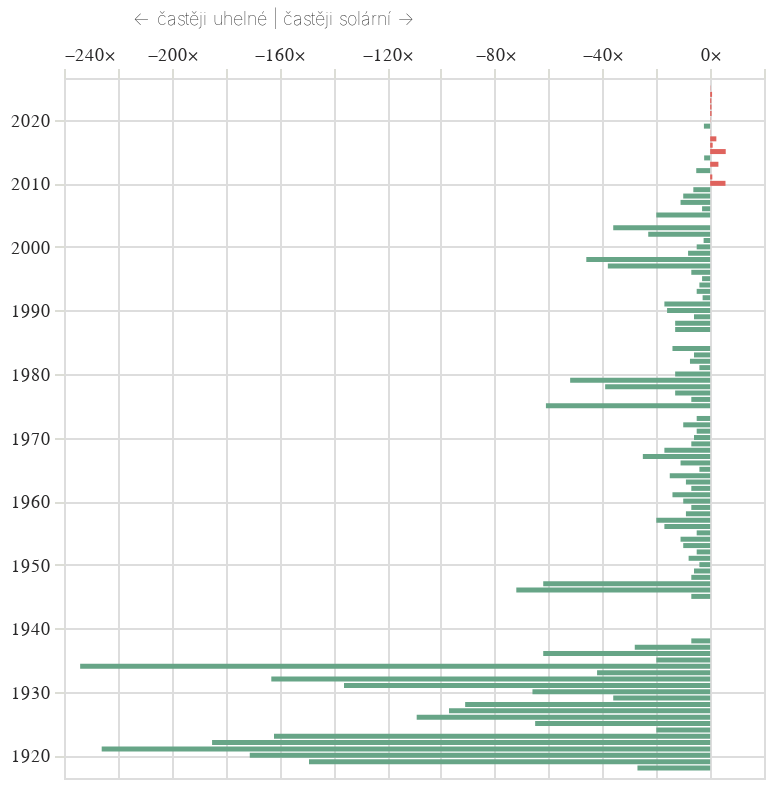

The notebook cell saved with this chart:
### Code cell
graf_vyvoje("(?i)uheln[éíý]","uhelné","(?i)solární","solární")

### Figure 1 — Vega-Lite specification as saved in the notebook (floating-point values rounded to 4 significant figures)
{"config": {"title": {"font": "Noticia Text", "fontSize": 11.5, "anchor": "start", "lineHeight": 19, "fontWeight": "bolder", "subtitleFont": "Noticia Text", "subtitleFontSize": 10, "subtitleLineHeight": 15, "subtitlePadding": 10, "dy": -10, "color": "#292829", "subtitleColor": "#292829"}, "axis": {"labelFont": "Asap", "titleFont": "Asap", "fontWeight": "lighter", "titleFontWeight": "lighter", "labelFontSize": 9, "titleFontSize": 9, "labelPadding": 2, "titlePadding": 9, "domainOpacity": 0, "tickColor": "#DCDDD6", "labelColor": "#292829"}, "legend": {"labelFont": "Asap", "labelFontWeight": "normal", "titleFont": "Asap", "titleFontWeight": "normal", "labelFontSize": 9, "titleFontSize": 9, "labelColor": "#292829"}}, "data": {"name": "data-c90e12a843490bd0c10766fcbecb8757"}, "mark": {"type": "bar", "height": 2.5}, "encoding": {"color": {"field": "vitez", "legend": null, "scale": {"range": ["#67a587", "#df635d"]}, "type": "nominal"}, "x": {"axis": {"labelExpr": "datum.label + '×'", "orient": "top", "titleAlign": "right"}, "field": "vysledek", "title": "← častěji uhelné | častěji solární →", "type": "quantitative"}, "y": {"field": "datum", "title": null, "type": "temporal"}}, "height": 350, "resolve": {"scale": {"y": "independent"}}, "width": 350, "$schema": "https://vega.github.io/schema/vega-lite/v5.8.0.json", "datasets": {"data-c90e12a843490bd0c10766fcbecb8757": [{"datum": "1918-01-01T00:00:00", "vyskytu": 26, "vyskytu_right": 1, "uplnost": 0, "vysledek": -27.0, "vitez": "uhelné"}, {"datum": "1919-01-01T00:00:00", "vyskytu": 148, "vyskytu_right": 1, "uplnost": 0, "vysledek": -149.0, "vitez": "uhelné"}, {"datum": "1920-01-01T00:00:00", "vyskytu": 170, "vyskytu_right": 1, "uplnost": 0, "vysledek": -171.0, "vitez": "uhelné"}, {"datum": "1921-01-01T00:00:00", "vyskytu": 225, "vyskytu_right": 1, "uplnost": 0, "vysledek": -226.0, "vitez": "uhelné"}, {"datum": "1922-01-01T00:00:00", "vyskytu": 184, "vyskytu_right": 1, "uplnost": 0, "vysledek": -185.0, "vitez": "uhelné"}, {"datum": "1923-01-01T00:00:00", "vyskytu": 161, "vyskytu_right": 1, "uplnost": 0, "vysledek": -162.0, "vitez": "uhelné"}, {"datum": "1924-01-01T00:00:00", "vyskytu": 19, "vyskytu_right": 1, "uplnost": 0, "vysledek": -20.0, "vitez": "uhelné"}, {"datum": "1925-01-01T00:00:00", "vyskytu": 64, "vyskytu_right": 1, "uplnost": 0, "vysledek": -65.0, "vitez": "uhelné"}, {"datum": "1926-01-01T00:00:00", "vyskytu": 108, "vyskytu_right": 1, "uplnost": 0, "vysledek": -109.0, "vitez": "uhelné"}, {"datum": "1927-01-01T00:00:00", "vyskytu": 96, "vyskytu_right": 1, "uplnost": 0, "vysledek": -97.0, "vitez": "uhelné"}, {"datum": "1928-01-01T00:00:00", "vyskytu": 90, "vyskytu_right": 1, "uplnost": 0, "vysledek": -91.0, "vitez": "uhelné"}, {"datum": "1929-01-01T00:00:00", "vyskytu": 35, "vyskytu_right": 1, "uplnost": 0, "vysledek": -36.0, "vitez": "uhelné"}, {"datum": "1930-01-01T00:00:00", "vyskytu": 65, "vyskytu_right": 1, "uplnost": 0, "vysledek": -66.0, "vitez": "uhelné"}, {"datum": "1931-01-01T00:00:00", "vyskytu": 135, "vyskytu_right": 1, "uplnost": 0, "vysledek": -136.0, "vitez": "uhelné"}, {"datum": "1932-01-01T00:00:00", "vyskytu": 162, "vyskytu_right": 1, "uplnost": 0, "vysledek": -163.0, "vitez": "uhelné"}, {"datum": "1933-01-01T00:00:00", "vyskytu": 41, "vyskytu_right": 1, "uplnost": 0, "vysledek": -42.0, "vitez": "uhelné"}, {"datum": "1934-01-01T00:00:00", "vyskytu": 233, "vyskytu_right": 1, "uplnost": 0, "vysledek": -234.0, "vitez": "uhelné"}, {"datum": "1935-01-01T00:00:00", "vyskytu": 19, "vyskytu_right": 1, "uplnost": 0, "vysledek": -20.0, "vitez": "uhelné"}, {"datum": "1936-01-01T00:00:00", "vyskytu": 61, "vyskytu_right": 1, "uplnost": 0, "vysledek": -62.0, "vitez": "uhelné"}, {"datum": "1937-01-01T00:00:00", "vyskytu": 27, "vyskytu_right": 1, "uplnost": 0, "vysledek": -28.0, "vitez": "uhelné"}, {"datum": "1938-01-01T00:00:00", "vyskytu": 6, "vyskytu_right": 1, "uplnost": 0, "vysledek": -7.0, "vitez": "uhelné"}, {"datum": "1945-01-01T00:00:00", "vyskytu": 6, "vyskytu_right": 1, "uplnost": 0, "vysledek": -7.0, "vitez": "uhelné"}, {"datum": "1946-01-01T00:00:00", "vyskytu": 71, "vyskytu_right": 1, "uplnost": 0, "vysledek": -72.0, "vitez": "uhelné"}, {"datum": "1947-01-01T00:00:00", "vyskytu": 61, "vyskytu_right": 1, "uplnost": 0, "vysledek": -62.0, "vitez": "uhelné"}, {"datum": "1948-01-01T00:00:00", "vyskytu": 6, "vyskytu_right": 1, "uplnost": 0, "vysledek": -7.0, "vitez": "uhelné"}, {"datum": "1949-01-01T00:00:00", "vyskytu": 5, "vyskytu_right": 1, "uplnost": 0, "vysledek": -6.0, "vitez": "uhelné"}, {"datum": "1950-01-01T00:00:00", "vyskytu": 3, "vyskytu_right": 1, "uplnost": 0, "vysledek": -4.0, "vitez": "uhelné"}, {"datum": "1951-01-01T00:00:00", "vyskytu": 7, "vyskytu_right": 1, "uplnost": 0, "vysledek": -8.0, "vitez": "uhelné"}, {"datum": "1952-01-01T00:00:00", "vyskytu": 4, "vyskytu_right": 1, "uplnost": 0, "vysledek": -5.0, "vitez": "uhelné"}, {"datum": "1953-01-01T00:00:00", "vyskytu": 9, "vyskytu_right": 1, "uplnost": 0, "vysledek": -10.0, "vitez": "uhelné"}, {"datum": "1954-01-01T00:00:00", "vyskytu": 10, "vyskytu_right": 1, "uplnost": 0, "vysledek": -11.0, "vitez": "uhelné"}, {"datum": "1955-01-01T00:00:00", "vyskytu": 4, "vyskytu_right": 1, "uplnost": 0, "vysledek": -5.0, "vitez": "uhelné"}, {"datum": "1956-01-01T00:00:00", "vyskytu": 16, "vyskytu_right": 1, "uplnost": 0, "vysledek": -17.0, "vitez": "uhelné"}, {"datum": "1957-01-01T00:00:00", "vyskytu": 19, "vyskytu_right": 1, "uplnost": 0, "vysledek": -20.0, "vitez": "uhelné"}, {"datum": "1958-01-01T00:00:00", "vyskytu": 8, "vyskytu_right": 1, "uplnost": 0, "vysledek": -9.0, "vitez": "uhelné"}, {"datum": "1959-01-01T00:00:00", "vyskytu": 6, "vyskytu_right": 1, "uplnost": 0, "vysledek": -7.0, "vitez": "uhelné"}, {"datum": "1960-01-01T00:00:00", "vyskytu": 9, "vyskytu_right": 1, "uplnost": 0, "vysledek": -10.0, "vitez": "uhelné"}, {"datum": "1961-01-01T00:00:00", "vyskytu": 13, "vyskytu_right": 1, "uplnost": 0, "vysledek": -14.0, "vitez": "uhelné"}, {"datum": "1962-01-01T00:00:00", "vyskytu": 6, "vyskytu_right": 1, "uplnost": 0, "vysledek": -7.0, "vitez": "uhelné"}, {"datum": "1963-01-01T00:00:00", "vyskytu": 8, "vyskytu_right": 1, "uplnost": 0, "vysledek": -9.0, "vitez": "uhelné"}, {"datum": "1964-01-01T00:00:00", "vyskytu": 14, "vyskytu_right": 1, "uplnost": 0, "vysledek": -15.0, "vitez": "uhelné"}, {"datum": "1965-01-01T00:00:00", "vyskytu": 3, "vyskytu_right": 1, "uplnost": 0, "vysledek": -4.0, "vitez": "uhelné"}, {"datum": "1966-01-01T00:00:00", "vyskytu": 10, "vyskytu_right": 1, "uplnost": 0, "vysledek": -11.0, "vitez": "uhelné"}, {"datum": "1967-01-01T00:00:00", "vyskytu": 24, "vyskytu_right": 1, "uplnost": 0, "vysledek": -25.0, "vitez": "uhelné"}, {"datum": "1968-01-01T00:00:00", "vyskytu": 16, "vyskytu_right": 1, "uplnost": 0, "vysledek": -17.0, "vitez": "uhelné"}, {"datum": "1969-01-01T00:00:00", "vyskytu": 6, "vyskytu_right": 1, "uplnost": 0, "vysledek": -7.0, "vitez": "uhelné"}, {"datum": "1970-01-01T00:00:00", "vyskytu": 5, "vyskytu_right": 1, "uplnost": 0, "vysledek": -6.0, "vitez": "uhelné"}, {"datum": "1971-01-01T00:00:00", "vyskytu": 4, "vyskytu_right": 1, "uplnost": 0, "vysledek": -5.0, "vitez": "uhelné"}, {"datum": "1972-01-01T00:00:00", "vyskytu": 9, "vyskytu_right": 1, "uplnost": 0, "vysledek": -10.0, "vitez": "uhelné"}, {"datum": "1973-01-01T00:00:00", "vyskytu": 4, "vyskytu_right": 1, "uplnost": 0, "vysledek": -5.0, "vitez": "uhelné"}, {"datum": "1974-01-01T00:00:00", "vyskytu": 1, "vyskytu_right": 1, "uplnost": 0, "vysledek": 0.0, "vitez": null}, {"datum": "1975-01-01T00:00:00", "vyskytu": 60, "vyskytu_right": 1, "uplnost": 0, "vysledek": -61.0, "vitez": "uhelné"}, {"datum": "1976-01-01T00:00:00", "vyskytu": 6, "vyskytu_right": 1, "uplnost": 0, "vysledek": -7.0, "vitez": "uhelné"}, {"datum": "1977-01-01T00:00:00", "vyskytu": 12, "vyskytu_right": 1, "uplnost": 0, "vysledek": -13.0, "vitez": "uhelné"}, {"datum": "1978-01-01T00:00:00", "vyskytu": 38, "vyskytu_right": 1, "uplnost": 0, "vysledek": -39.0, "vitez": "uhelné"}, {"datum": "1979-01-01T00:00:00", "vyskytu": 51, "vyskytu_right": 1, "uplnost": 0, "vysledek": -52.0, "vitez": "uhelné"}, {"datum": "1980-01-01T00:00:00", "vyskytu": 12, "vyskytu_right": 1, "uplnost": 0, "vysledek": -13.0, "vitez": "uhelné"}, {"datum": "1981-01-01T00:00:00", "vyskytu": 3, "vyskytu_right": 1, "uplnost": 0, "vysledek": -4.0, "vitez": "uhelné"}, {"datum": "1982-01-01T00:00:00", "vyskytu": 13, "vyskytu_right": 2, "uplnost": 1, "vysledek": -7.5, "vitez": "uhelné"}, {"datum": "1983-01-01T00:00:00", "vyskytu": 5, "vyskytu_right": 1, "uplnost": 0, "vysledek": -6.0, "vitez": "uhelné"}, {"datum": "1984-01-01T00:00:00", "vyskytu": 13, "vyskytu_right": 1, "uplnost": 0, "vysledek": -14.0, "vitez": "uhelné"}, {"datum": "1985-01-01T00:00:00", "vyskytu": 1, "vyskytu_right": 1, "uplnost": 0, "vysledek": 0.0, "vitez": null}, {"datum": "1986-01-01T00:00:00", "vyskytu": 1, "vyskytu_right": 1, "uplnost": 0, "vysledek": 0.0, "vitez": null}, {"datum": "1987-01-01T00:00:00", "vyskytu": 12, "vyskytu_right": 1, "uplnost": 1, "vysledek": -13.0, "vitez": "uhelné"}, {"datum": "1988-01-01T00:00:00", "vyskytu": 12, "vyskytu_right": 1, "uplnost": 0, "vysledek": -13.0, "vitez": "uhelné"}, {"datum": "1989-01-01T00:00:00", "vyskytu": 5, "vyskytu_right": 1, "uplnost": 0, "vysledek": -6.0, "vitez": "uhelné"}, {"datum": "1990-01-01T00:00:00", "vyskytu": 15, "vyskytu_right": 1, "uplnost": 0, "vysledek": -16.0, "vitez": "uhelné"}, {"datum": "1991-01-01T00:00:00", "vyskytu": 16, "vyskytu_right": 1, "uplnost": 0, "vysledek": -17.0, "vitez": "uhelné"}, {"datum": "1992-01-01T00:00:00", "vyskytu": 9, "vyskytu_right": 5, "uplnost": 1, "vysledek": -2.8, "vitez": "uhelné"}, {"datum": "1993-01-01T00:00:00", "vyskytu": 28, "vyskytu_right": 7, "uplnost": 1, "vysledek": -5.0, "vitez": "uhelné"}, {"datum": "1994-01-01T00:00:00", "vyskytu": 3, "vyskytu_right": 1, "uplnost": 1, "vysledek": -4.0, "vitez": "uhelné"}, {"datum": "1995-01-01T00:00:00", "vyskytu": 2, "vyskytu_right": 1, "uplnost": 1, "vysledek": -3.0, "vitez": "uhelné"}, {"datum": "1996-01-01T00:00:00", "vyskytu": 6, "vyskytu_right": 1, "uplnost": 0, "vysledek": -7.0, "vitez": "uhelné"}, {"datum": "1997-01-01T00:00:00", "vyskytu": 37, "vyskytu_right": 1, "uplnost": 0, "vysledek": -38.0, "vitez": "uhelné"}, {"datum": "1998-01-01T00:00:00", "vyskytu": 45, "vyskytu_right": 1, "uplnost": 0, "vysledek": -46.0, "vitez": "uhelné"}, {"datum": "1999-01-01T00:00:00", "vyskytu": 36, "vyskytu_right": 5, "uplnost": 1, "vysledek": -8.2, "vitez": "uhelné"}, {"datum": "2000-01-01T00:00:00", "vyskytu": 8, "vyskytu_right": 2, "uplnost": 1, "vysledek": -5.0, "vitez": "uhelné"}, {"datum": "2001-01-01T00:00:00", "vyskytu": 10, "vyskytu_right": 7, "uplnost": 1, "vysledek": -2.429, "vitez": "uhelné"}, {"datum": "2002-01-01T00:00:00", "vyskytu": 22, "vyskytu_right": 1, "uplnost": 0, "vysledek": -23.0, "vitez": "uhelné"}, {"datum": "2003-01-01T00:00:00", "vyskytu": 105, "vyskytu_right": 3, "uplnost": 1, "vysledek": -36.0, "vitez": "uhelné"}, {"datum": "2004-01-01T00:00:00", "vyskytu": 6, "vyskytu_right": 6, "uplnost": 1, "vysledek": 0.0, "vitez": null}, {"datum": "2005-01-01T00:00:00", "vyskytu": 19, "vyskytu_right": 1, "uplnost": 1, "vysledek": -20.0, "vitez": "uhelné"}, {"datum": "2006-01-01T00:00:00", "vyskytu": 2, "vyskytu_right": 1, "uplnost": 1, "vysledek": -3.0, "vitez": "uhelné"}, {"datum": "2007-01-01T00:00:00", "vyskytu": 20, "vyskytu_right": 2, "uplnost": 1, "vysledek": -11.0, "vitez": "uhelné"}, {"datum": "2008-01-01T00:00:00", "vyskytu": 18, "vyskytu_right": 2, "uplnost": 1, "vysledek": -10.0, "vitez": "uhelné"}, {"datum": "2009-01-01T00:00:00", "vyskytu": 21, "vyskytu_right": 4, "uplnost": 1, "vysledek": -6.25, "vitez": "uhelné"}, {"datum": "2010-01-01T00:00:00", "vyskytu": 13, "vyskytu_right": 87, "uplnost": 1, "vysledek": 5.692, "vitez": "solární"}, {"datum": "2011-01-01T00:00:00", "vyskytu": 20, "vyskytu_right": 36, "uplnost": 1, "vysledek": 0.8, "vitez": "solární"}, {"datum": "2012-01-01T00:00:00", "vyskytu": 25, "vyskytu_right": 6, "uplnost": 1, "vysledek": -5.167, "vitez": "uhelné"}, {"datum": "2013-01-01T00:00:00", "vyskytu": 30, "vyskytu_right": 122, "uplnost": 1, "vysledek": 3.067, "vitez": "solární"}, {"datum": "2014-01-01T00:00:00", "vyskytu": 16, "vyskytu_right": 13, "uplnost": 1, "vysledek": -2.231, "vitez": "uhelné"}, {"datum": "2015-01-01T00:00:00", "vyskytu": 14, "vyskytu_right": 95, "uplnost": 1, "vysledek": 5.786, "vitez": "solární"}, {"datum": "2016-01-01T00:00:00", "vyskytu": 33, "vyskytu_right": 64, "uplnost": 1, "vysledek": 0.9394, "vitez": "solární"}, {"datum": "2017-01-01T00:00:00", "vyskytu": 10, "vyskytu_right": 33, "uplnost": 1, "vysledek": 2.3, "vitez": "solární"}, {"datum": "2018-01-01T00:00:00", "vyskytu": 31, "vyskytu_right": 33, "uplnost": 1, "vysledek": 0.06452, "vitez": "solární"}, {"datum": "2019-01-01T00:00:00", "vyskytu": 62, "vyskytu_right": 47, "uplnost": 1, "vysledek": -2.319, "vitez": "uhelné"}, {"datum": "2020-01-01T00:00:00", "vyskytu": 60, "vyskytu_right": 65, "uplnost": 1, "vysledek": 0.08333, "vitez": "solární"}, {"datum": "2021-01-01T00:00:00", "vyskytu": 62, "vyskytu_right": 95, "uplnost": 1, "vysledek": 0.5323, "vitez": "solární"}, {"datum": "2022-01-01T00:00:00", "vyskytu": 90, "vyskytu_right": 135, "uplnost": 1, "vysledek": 0.5, "vitez": "solární"}, {"datum": "2023-01-01T00:00:00", "vyskytu": 69, "vyskytu_right": 100, "uplnost": 1, "vysledek": 0.4493, "vitez": "solární"}, {"datum": "2024-01-01T00:00:00", "vyskytu": 52, "vyskytu_right": 89, "uplnost": 1, "vysledek": 0.7115, "vitez": "solární"}, {"datum": "2025-01-01T00:00:00", "vyskytu": 29, "vyskytu_right": 32, "uplnost": 1, "vysledek": 0.1034, "vitez": "solární"}]}}
